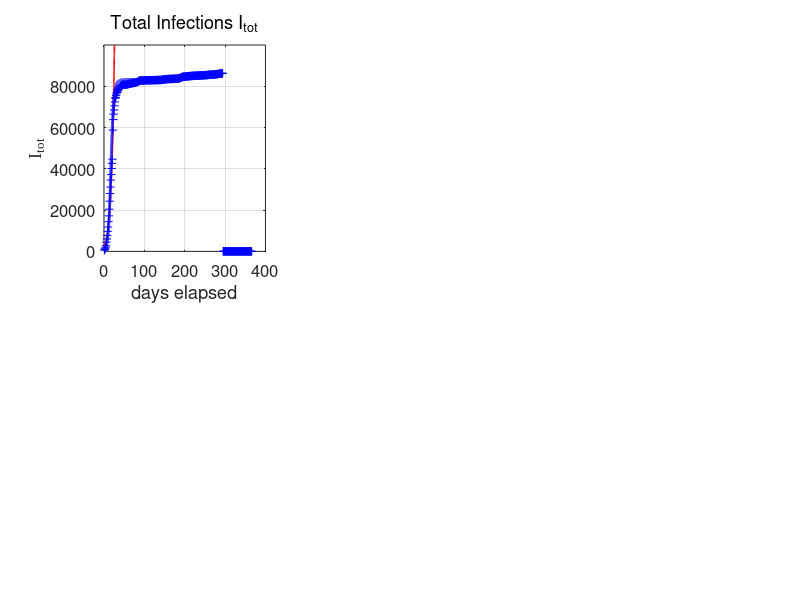

Here is the MATLAB script that generated this plot: (Note: this script raises an error after producing the figure.)
% covid19CHINA.m

% Revised:  2020 05 16

% Mathemtatical model for the spread of the covid19 virus
% Model for AUSTRALIAL spread of virus
% Data from https://www.worldometers.info/coronavirus/
% Date file:  covid19.mat  variable covid19
% Model specified by the variables in the INPUT SECTION of the Script

% DOING PHYSICS WITH MATLAB: 
%   http://www.physics.usyd.edu.au/teach_res/mp/mphome.htm
% Documentation
%   http://www.physics.usyd.edu.au/teach_res/mp/doc/sird19EA.htm
% Download Scripts
%   http://www.physics.usyd.edu.au/teach_res/mp/mscripts/

% Ian Cooper
% email: matlabvisualphysics@gmail.com
% Matlab 2019b

% Populations: Data d / Model
% Susceptible individuals:  Sd  S
% Active infections (currently infected);  Id  I
% Removed Rm
% Recovered:  Rd  R
% Dead:  Dd  D


close all
clear
clc

global Imax Rmax Dmax ITmax Smax

% DATA  ===============================================================
load('covid19.mat')
%Ndays  = find(covid19 == 0,1) - 1;  
Ndays = length(covid19(:,1));
% save covid19.mat covid19

% DATA: variable covid19
% Col 1: World   Id   Currently Infected Cases
% Col 2: World   Rd   Recovered
% Col 3: World   Dd   Deaths

% Data for China with Script svr19CHINA.m
% Col 4: China   Total infected cases
% Col 5: China   Currently Infected Cases
% Col 6: China   Deaths
% Col 7: USA     Total infected cases
% Col 8: USA     Currently infected cases
% Col 9: USA     Deaths
% Col 10: AUST     Total infected cases
% Col 11: AUST     Currently infected cases
% Col 12: AUST     Deaths
% Col 13: IND     Total infected cases
% Col 14: IND     Currently infected cases
% Col 15: IND     Deaths

% DATA: Id Rd Dd / Number of data days for COVID19  
  Idtot  = covid19(1:Ndays,4);
  Id     = covid19(1:Ndays,5);
  Dd     = covid19(1:Ndays,6);  
     
  Rd = Idtot - Id - Dd;
  Idmax = max(Id);
  Rdmax = max(Rd);
  Ddmax = max(Dd);
  ITdmax = max(Idtot);

% MODEL INPUT PARAMETERS  ============================================
% Model: number of time steps 
  num = 5000;
% Maximum number of days for model   [200]
  tMax = 200;

% Initial number of infections   [0.004] 
  I = zeros(num,1);
  I(1) = 0.004;
% Adjustable model parameters  
% S --> I  [0.38] 
  a = 0.35;
% I --> Rm  [0.036]
  b = 0.035;
% Population scaling factor
  f = 8.3e4;
% Time index
  t_index = 77; 
% Exponential growth
     th = 5; t0 = -30; 
% Starting Date
  zSTART = datenum([2020 1 22]);

% SETUP  ==============================================================
% Time [days]
  t = linspace(0,tMax,num)';
  dt = t(2) - t(1);
% Exponential growth
  k = log(2)/th;
  v0 = 177400/exp(k*60);
  v = v0.*exp(k*(t - t0));

% Model: S  D  R  
  S  = zeros(num,1);
  Rm = zeros(num,1);
    
% Model: Initial values for populations
  S(1) = 1;
  
% MODEL: Time Evolution  ==============================================
for n = 1:num-1
  dS = -a*S(n)*I(n)*dt;
  dI = -dS;
  dRm = b*I(n)*dt;
  S(n+1) =  S(n) + dS;
   
   
  I(n+1) =  I(n) + dI - dRm;
  Rm(n+1) = Rm(n)+ dRm;
end
  
% Scale populations
  I = f.*I;
  Rm = f.*Rm;
 
  k0 = 3e-5;
  D0 = 4.6e3;
  D = D0.*(1 - exp(-k0.*Rm));
  R = Rm - D;
  Itot = I + Rm;

 
  Imax = max(I);
  Rmax = max(R);
  Dmax = max(D);
  Smax = max(S);
  ITmax = max(Itot);
    
% Percentages: model
  pI = 100*I(end) / Itot(end);
  pR = 100*R(end) / Itot(end);
  pD = 100*D(end) / Itot(end);
  
% Percentages: Data
  pId = 100*Id(end) / Idtot(end);
  pRd = 100*Rd(end) / Idtot(end);
  pDd = 100*Dd(end) / Idtot(end);
  

% *********************************************************************  
% GRAPHICS
% ********************************************************************* 

figure(1)
  set(gcf,'units','normalized');
  set(gcf,'position',[0.1 0.1 0.72 0.6]);
  set(gcf,'color','w');

subplot(2,3,1)   % Total infections
    xP = t(1:2500);
    yP = v(1:2500);
    plot(xP,yP,'r','linewidth',1.2)
   
    hold on
    xP = 1: Ndays;
    yP = Idtot; 
    plot(xP,yP,'b+')
    hold on
    xP = t; yP = Itot;
    plot(xP,yP,'b','linewidth',2)
    
    ylim([0 1.2*ITmax])
    grid on
    xlabel('days elapsed')
    ylabel('I_{tot}','FontName','Times New Roman')
    title('Total Infections I_{tot}','fontweight','normal');
    set(gca,'fontsize',12)  
  %  set(gca,'Position', [0.0850 0.7093+0.04 0.3347 0.2157]);
    yMax = ylim;
    z = yMax(2);
    plotMonths(z)
    
  
subplot(2,3,2)  % INFECTIONS
    xP = 1: Ndays;
    yP = Id;
    plot(xP,yP,'b+')   
    hold on
    
%     xP = t_index; yP = Id(t_index);
%     plot(xP,yP,'bo','markerfacecolor','b','markersize',8)
    
    xP = t; yP = I;
    plot(xP,yP,'b','linewidth',2)
   
    grid on
    title('Active Infections  I','fontweight','normal')
    ylabel('I','FontName','Times New Roman') 
    xlabel('days elapsed')
    set(gca,'fontsize',12)
%    set(gca,'Position', [0.5703-0.04 0.7093+0.04 0.3347 0.2157]);
    yMax = ylim;
    z = yMax(2);
    plotMonths(z)
    
    
subplot(2,3,3)   % RECOVERIES
    xP = 1: Ndays;
    yP = Rd; 
    plot(xP,yP,'k+')
    hold on
 
%     xP = t_index; yP = Rd(t_index);
%     plot(xP,yP,'ko','markerfacecolor','k','markersize',8)
%     
    xP = t; yP = R;
    plot(xP,yP,'k','linewidth',2)
    
    grid on
    ylabel('R')
    xlabel('days elapsed')
    title('Recoveries  R','fontweight','normal')
    set(gca,'fontsize',12)
 %   set(gca,'Position', [0.0800 0.4096+0.04 0.3347 0.2157]);
    yMax = ylim;
    z = yMax(2);
    plotMonths(z)
    
 
 subplot(2,3,4)    % DEATHS
    xP = 1: Ndays;
    yP = Dd; 
    plot(xP,yP,'r+')
    hold on
 
%     xP = t_index; yP = Dd(t_index);
%     plot(xP,yP,'ro','markerfacecolor','r','markersize',8)
    
    xP = t; yP = D;
    plot(xP,yP,'r','linewidth',2)
        
    grid on
    ylabel('D')
    xlabel('days elapsed')
    title('Deaths  D','fontweight','normal')
    set(gca,'fontsize',12) 
 %   set(gca,'Position', [0.5703-0.04 0.4096+0.04 0.3347 0.2157]);
    yMax = ylim;
    z = yMax(2);
    plotMonths(z)
 

 subplot(2,3,5)
    xP = t; yP = S;
    plot(xP,yP,'b','linewidth',2)
    hold on
   
    xlim([0 tMax])
    ylim([0 1.1*Smax])
    grid on
    xlabel('days elapsed')
    ylabel('S') 
    title('Susceptible Population S','fontweight','normal')
    set(gca,'fontsize',12)    
 %   set(gca,'Position', [0.0800 0.1100+0.04 0.3347 0.2157]);   
    yMax = ylim;
    z = yMax(2);
    plotMonths(z)
 
subplot(2,3,6)  
   xlim([0 120])
   ylim([0 250])
   hh = 250; dh = -28;
   
   txt = 'Start date'; 
   Htext = text(0,hh,txt,'fontsize',12);
   set(Htext,'color','k')
   z = zSTART;
   z = datetime(z,'ConvertFrom','datenum');
   z.Format = 'dd-MMM-yyyy';
   txt = cellstr(z) ; 
   Htext = text(35,hh,txt,'fontsize',12);
   set(Htext,'color','k')
   
   hh = hh+dh;
   txt = 'MODEL PARAMETERS';
   text(0,hh,txt,'fontsize',12)
   
   hh = hh+dh;
   txt = sprintf('I(1) = %3.0e   f = %2.2e   a = %2.3f   b = %2.3f'  , I(1)/f, f, a,b);
   text(0,hh,txt,'fontsize',12)
   
   hh = hh+dh; 
   txt = 'DATA';
   text(0,hh,txt,'fontsize',12)
   
   z = zSTART;
   z = z + Ndays;
   z = datetime(z,'ConvertFrom','datenum');
   z.Format = 'dd-MMM-yyyy';
   txt = cellstr(z) ; 
   text(20,hh,txt,'fontsize',12)
    
   hh = hh+dh;
   z1 = Id(end); z2 = Rd(end); z3 = Dd(end); z4 = z1+z2+z3;  
   txt = sprintf('I = %5.0f    R = %5.0f    D = %5.0f    I_{tot} = %5.0f', z1,z2,z3,z4);
   text(6,hh,txt,'fontsize',12)
   
   % Recoveries and Deaths
     hh = hh+dh;
     txt = sprintf('percent: Active = %2.1f  Recoveries = %2.1f    Deaths = %2.1f   ',pId,pRd,pDd);
     text(2,hh,txt,'fontsize',12)  
   
     hh = hh+2*dh; 
     txt = 'MODEL PREDICTIONS';
     text(0,hh,txt,'fontsize',12)
   
     z = zSTART;
     z = z + tMax;
     z = datetime(z,'ConvertFrom','datenum');
     z.Format = 'dd-MMM-yyyy';
     txt = cellstr(z) ; 
     text(78,hh,txt,'fontsize',12)
   
     hh = hh+dh;
     z1 = I(end); z2 = R(end); z3 = D(end); z4 = z1+z2+z3;  
     txt = sprintf('I = %5.0f    R = %5.0f    D = %5.0f    I_{tot} = %5.0f', z1,z2,z3,z4);
     text(6,hh,txt,'fontsize',12)

     hh = hh+dh;
     txt = 'Peak';
     text(10,hh,txt,'fontsize',12)
     z = find(I == Imax,1);
     z = t(z) + zSTART;
     z = datetime(z,'ConvertFrom','datenum');
     z.Format = 'dd-MMM-yyyy';
     txt = cellstr(z) ; 
     text(30,hh,txt,'fontsize',12)
   
     txt = sprintf('I_{peak} = %5.0f',Imax);
     text(80,hh,txt,'fontsize',12)
   
     hh = hh+dh;
     txt = sprintf('percent: Active = %2.1f  Recoveries = %2.1f    Deaths = %2.1f   ',pI,pR,pD);
     text(2,hh,txt,'fontsize',12)   
        
     axis off
 %    set(gca,'Position', [0.5703-0.08 0.1100+0.04 0.3347 0.2157]);
     

%   figure(2)  % ----------------------------------------------------------
%    set(gcf,'units','normalized');
%    set(gcf,'position',[0.460 0.05 0.2 0.25]);
%    set(gcf,'color','w');
% 
%    xP = Rd+Dd; yP = Dd;
%    plot( xP,yP,'b+')
%    hold on
%    xP = Rm; yP = D;
%    plot( xP,yP,'r','linewidth',2)
%    grid on
%    ylabel('deaths D')
%    xlabel('removals R_m ')
%   % title('D = D_0 [1 - exp( - k R_m)]','fontweight','normal')
%    txt = sprintf('D_0 = %2.0f', D0);
%    text(6e4,1.5e3,txt,'fontsize',12)
%    txt = sprintf('k = %2.1e',k0);
%    text(6e4,0.5e3,txt,'fontsize',12)
%    set(gca,'fontsize',12) 
   
     

% figure(3)  % ----------------------------------------------------------
%    set(gcf,'units','normalized');
%    set(gcf,'position',[0.670 0.05 0.2 0.50]);
%    set(gcf,'color','w');
% 
% subplot(2,1,1)   
%    yP = Rd+Dd; xP = Idtot;
%    plot( xP,yP,'b+')
%    hold on
%    yP = Rm; xP = Itot;
%    plot( xP,yP,'r','linewidth',2)
%    grid on
%    xlabel('infections   I_{tot}')
%    ylabel('removals   R_m')
%    set(gca,'fontsize',12)   
% 
%  subplot(2,1,2)   
%    yP = Rd+Dd; xP = Id;
%    plot( xP,yP,'b+')
%    hold on
%    yP = Rm; xP = I;
%    plot( xP,yP,'r','linewidth',2)
%    grid on
%    xlabel('active infections   I')
%    ylabel('removals   R_m')
%    set(gca,'fontsize',12)  
%    
figure(9)
  set(gcf,'units','normalized');
  set(gcf,'position',[0.4 0.1 0.4 0.40]);
  set(gcf,'color','w');

  subplot('position',[0.1 0.4 0.35 0.3])
    xP = Rd+Dd; yP = Dd;
   plot( xP,yP,'b+')
   hold on
   xP = Rm; yP = D;
   plot( xP,yP,'r','linewidth',2)
   grid on
   ylabel('deaths D')
   xlabel('removals R_m ')
 %  title('D = D_0 [1 - exp( - k R_m)]','fontweight','normal')
   txt = sprintf('D_0 = %2.0f', D0);
   text(5e4,1800,txt,'fontsize',12)
   txt = sprintf('k = %2.2e',k0);
   text(5e4,800,txt,'fontsize',12)
   set(gca,'fontsize',14)
   set(gca,'fontname','times')
   
 subplot('position',[0.55 0.15 0.35 0.3])  
   yP = Rd+Dd; xP = Id;
   plot( xP,yP,'b+')
   hold on
   yP = Rm; xP = I;
   plot( xP,yP,'r','linewidth',2)
   grid on
   xlabel('Active infections')
   ylabel('removals')
   set(gca,'fontsize',14)
    set(gca,'fontname','times')

 subplot('position',[0.55 0.65 0.35 0.3])  
   yP = Rd+Dd; xP = Idtot;
   plot( xP,yP,'b+')
   hold on
   yP = Rm; xP = Itot;
   plot( xP,yP,'r','linewidth',2)
   grid on
   xlabel('Total infections')
   ylabel('Removals')
   set(gca,'fontsize',14) 
    set(gca,'fontname','times')

   
      
   
% =====================================================================
     
function  plotMonths(z)
     
       yMax = z;
     % Months
       m1 = [2020 01 22];    % day zero
       m2 = [2020 02  1];    % Feb
       m3 = [2020 03  1];    % Mar
       m4 = [2020 04  1];    % Apr
       m5 = [2020 05  1];    % May
       m6 = [2020 06  1];    % Jun
       m7 = [2020 07  1];    % Jul
       m8 = [2020 08  1];    % Aug
   
      tm(1) = datenum(m1);
      tm(2) = datenum(m2) - tm(1);
      tm(3) = datenum(m3) - tm(1);
      tm(4) = datenum(m4) - tm(1);
      tm(5) = datenum(m5) - tm(1);
      tm(6) = datenum(m6) - tm(1);
      tm(7) = datenum(m7) - tm(1);
      tm(8) = datenum(m8) - tm(1);
   
      for n = 2:8
        plot([tm(n), tm(n)], [0, yMax],'linewidth',1,'color', [0.5 0.5 0.5]);
        hold on
      end
      
      ys = 0.9;
      text(22, ys*yMax,'F')
      text(52, ys*yMax,'M')
      text(82, ys*yMax,'A')
      text(112,ys*yMax,'M')
      text(142,ys*yMax,'J')
      text(172,ys*yMax,'J')
      
   end
   
